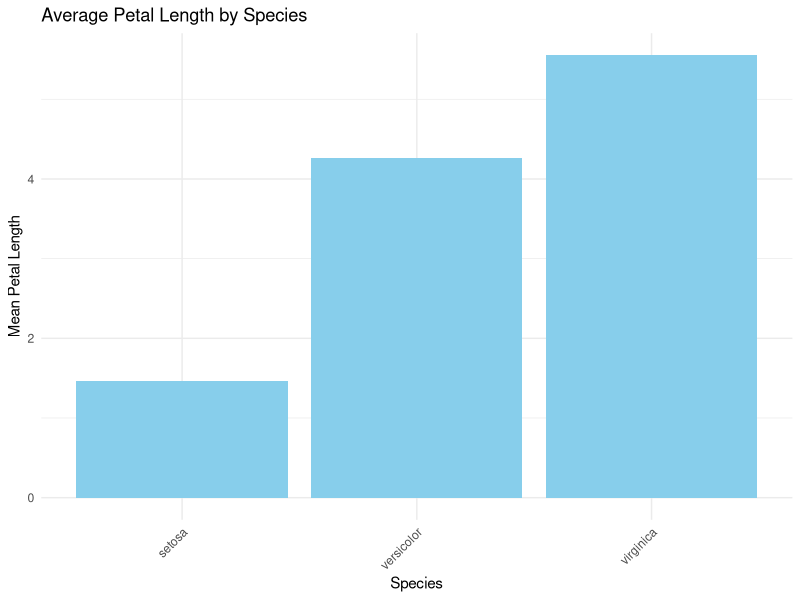
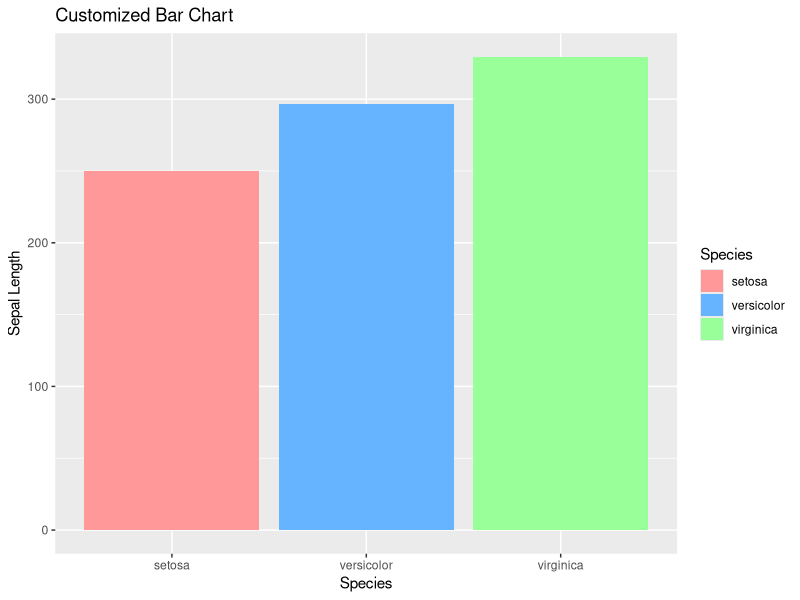
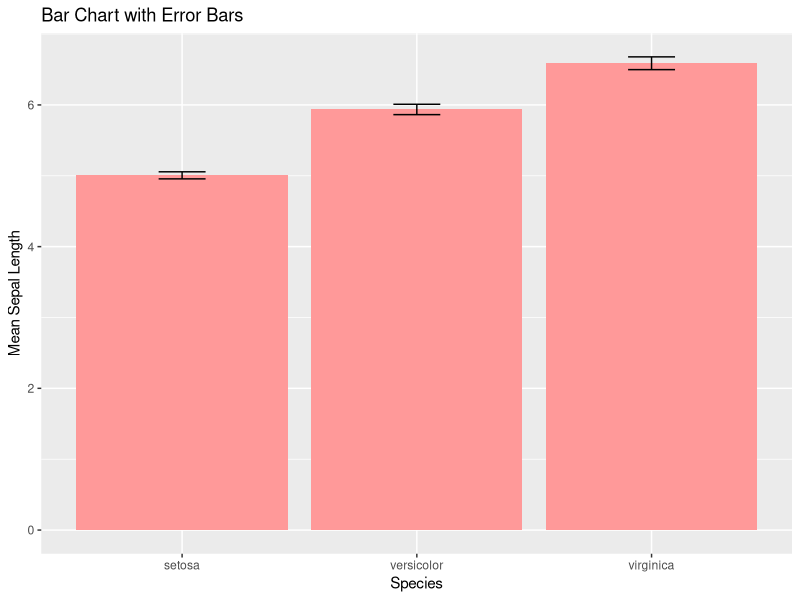
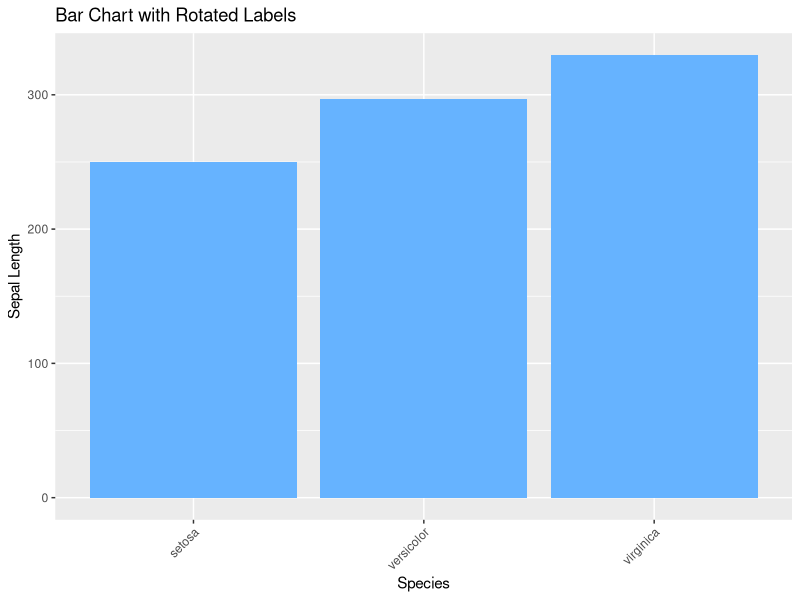
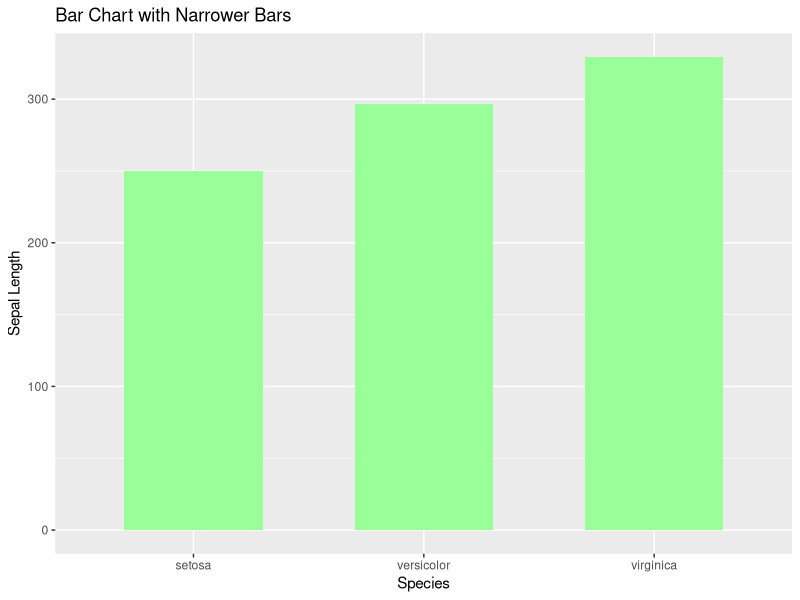

These charts were generated, in order, by the following R code:
# Load the ggplot2 package
library(ggplot2)

# Use the Iris dataset (already available in R)
df <- iris

# Calculate mean petal length by species
mean_petal_length <- aggregate(Petal.Length ~ Species, data = df, FUN = mean)

# Create a bar chart
ggplot(mean_petal_length, aes(x = Species, y = Petal.Length)) +
  geom_bar(stat = "identity", fill = "skyblue") +
  labs(x = "Species", y = "Mean Petal Length", title = "Average Petal Length by Species") +
  theme_minimal() +  # Customize the theme (optional)
  theme(axis.text.x = element_text(angle = 45, hjust = 1))  # Rotate x-axis labels

# Create a bar chart with custom colors
ggplot(iris, aes(x = Species, y = Sepal.Length, fill = Species)) +
  geom_bar(stat = "identity") +
  scale_fill_manual(values = c("#FF9999", "#66B3FF", "#99FF99")) +
  labs(x = "Species", y = "Sepal Length", title = "Customized Bar Chart")

# Simulated data with standard errors
error_data <- data.frame(
  Species = levels(iris$Species),
  Mean_Sepal_Length = tapply(iris$Sepal.Length, iris$Species, mean),
  SE = tapply(iris$Sepal.Length, iris$Species, function(x) sd(x) / sqrt(length(x)))
)

# Create a bar chart with error bars
ggplot(error_data, aes(x = Species, y = Mean_Sepal_Length)) +
  geom_bar(stat = "identity", fill = "#FF9999") +
  geom_errorbar(aes(ymin = Mean_Sepal_Length - SE, ymax = Mean_Sepal_Length + SE), width = 0.2) +
  labs(x = "Species", y = "Mean Sepal Length", title = "Bar Chart with Error Bars")

# Create a bar chart with rotated x-axis labels
ggplot(iris, aes(x = Species, y = Sepal.Length)) +
  geom_bar(stat = "identity", fill = "#66B3FF") +
  theme(axis.text.x = element_text(angle = 45, hjust = 1)) +
  labs(x = "Species", y = "Sepal Length", title = "Bar Chart with Rotated Labels")

# Create a bar chart with narrower bars
ggplot(iris, aes(x = Species, y = Sepal.Length)) +
  geom_bar(stat = "identity", fill = "#99FF99", width = 0.6) +
  labs(x = "Species", y = "Sepal Length", title = "Bar Chart with Narrower Bars")